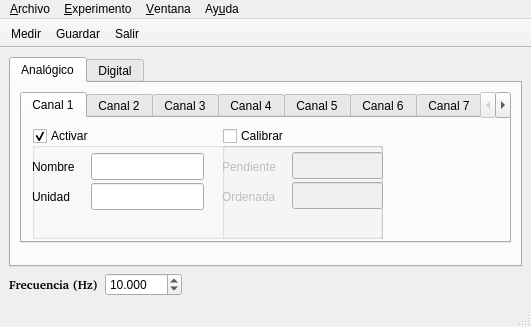
<?xml version="1.0" encoding="UTF-8"?>
<ui version="4.0">
 <class>Principal</class>
 <widget class="QMainWindow" name="Principal">
  <property name="geometry">
   <rect>
    <x>0</x>
    <y>0</y>
    <width>531</width>
    <height>327</height>
   </rect>
  </property>
  <property name="sizePolicy">
   <sizepolicy hsizetype="Preferred" vsizetype="Preferred">
    <horstretch>0</horstretch>
    <verstretch>0</verstretch>
   </sizepolicy>
  </property>
  <property name="minimumSize">
   <size>
    <width>400</width>
    <height>292</height>
   </size>
  </property>
  <property name="windowTitle">
   <string>LibreLab v0.01</string>
  </property>
  <property name="tabShape">
   <enum>QTabWidget::Rounded</enum>
  </property>
  <widget class="QWidget" name="centralwidget">
   <layout class="QVBoxLayout" name="verticalLayout">
    <item>
     <widget class="QTabWidget" name="tabWidget_2">
      <property name="currentIndex">
       <number>0</number>
      </property>
      <widget class="QWidget" name="tab">
       <attribute name="title">
        <string>Analógico</string>
       </attribute>
       <widget class="QWidget" name="verticalLayoutWidget">
        <property name="geometry">
         <rect>
          <x>9</x>
          <y>9</y>
          <width>491</width>
          <height>151</height>
         </rect>
        </property>
        <layout class="QVBoxLayout" name="verticalLayout_2">
         <item>
          <widget class="QTabWidget" name="tabWidget">
           <property name="currentIndex">
            <number>0</number>
           </property>
           <widget class="QWidget" name="canal1Tab">
            <attribute name="title">
             <string>Canal 1</string>
            </attribute>
            <widget class="QGroupBox" name="groupBox_1">
             <property name="geometry">
              <rect>
               <x>10</x>
               <y>10</y>
               <width>351</width>
               <height>111</height>
              </rect>
             </property>
             <property name="title">
              <string>Activar</string>
             </property>
             <property name="checkable">
              <bool>true</bool>
             </property>
             <widget class="QLabel" name="unidadLbl_1">
              <property name="geometry">
               <rect>
                <x>0</x>
                <y>60</y>
                <width>56</width>
                <height>17</height>
               </rect>
              </property>
              <property name="text">
               <string>Unidad</string>
              </property>
             </widget>
             <widget class="QLineEdit" name="unidad_1">
              <property name="geometry">
               <rect>
                <x>59</x>
                <y>55</y>
                <width>113</width>
                <height>27</height>
               </rect>
              </property>
             </widget>
             <widget class="QLabel" name="nombreLbl_1">
              <property name="geometry">
               <rect>
                <x>0</x>
                <y>30</y>
                <width>56</width>
                <height>17</height>
               </rect>
              </property>
              <property name="text">
               <string>Nombre</string>
              </property>
             </widget>
             <widget class="QLineEdit" name="nombre_1">
              <property name="geometry">
               <rect>
                <x>59</x>
                <y>25</y>
                <width>113</width>
                <height>27</height>
               </rect>
              </property>
             </widget>
             <widget class="QGroupBox" name="calibrarBox_1">
              <property name="enabled">
               <bool>true</bool>
              </property>
              <property name="geometry">
               <rect>
                <x>190</x>
                <y>0</y>
                <width>161</width>
                <height>131</height>
               </rect>
              </property>
              <property name="title">
               <string>Calibrar</string>
              </property>
              <property name="checkable">
               <bool>true</bool>
              </property>
              <property name="checked">
               <bool>false</bool>
              </property>
              <widget class="QLabel" name="pendienteLbl_1">
               <property name="geometry">
                <rect>
                 <x>0</x>
                 <y>30</y>
                 <width>61</width>
                 <height>17</height>
                </rect>
               </property>
               <property name="text">
                <string>Pendiente</string>
               </property>
              </widget>
              <widget class="QLineEdit" name="pendiente_1">
               <property name="geometry">
                <rect>
                 <x>70</x>
                 <y>24</y>
                 <width>91</width>
                 <height>27</height>
                </rect>
               </property>
              </widget>
              <widget class="QLabel" name="ordenadaLbl_1">
               <property name="geometry">
                <rect>
                 <x>0</x>
                 <y>60</y>
                 <width>71</width>
                 <height>17</height>
                </rect>
               </property>
               <property name="text">
                <string>Ordenada</string>
               </property>
              </widget>
              <widget class="QLineEdit" name="ordenada_1">
               <property name="geometry">
                <rect>
                 <x>70</x>
                 <y>54</y>
                 <width>91</width>
                 <height>27</height>
                </rect>
               </property>
              </widget>
             </widget>
            </widget>
           </widget>
           <widget class="QWidget" name="canal2Tab">
            <attribute name="title">
             <string>Canal 2</string>
            </attribute>
            <widget class="QGroupBox" name="groupBox_2">
             <property name="enabled">
              <bool>true</bool>
             </property>
             <property name="geometry">
              <rect>
               <x>10</x>
               <y>10</y>
               <width>351</width>
               <height>111</height>
              </rect>
             </property>
             <property name="title">
              <string>Activar</string>
             </property>
             <property name="checkable">
              <bool>true</bool>
             </property>
             <property name="checked">
              <bool>false</bool>
             </property>
             <widget class="QLabel" name="unidadLbl_2">
              <property name="geometry">
               <rect>
                <x>0</x>
                <y>60</y>
                <width>56</width>
                <height>17</height>
               </rect>
              </property>
              <property name="text">
               <string>Unidad</string>
              </property>
             </widget>
             <widget class="QLineEdit" name="unidad_2">
              <property name="geometry">
               <rect>
                <x>59</x>
                <y>55</y>
                <width>113</width>
                <height>27</height>
               </rect>
              </property>
             </widget>
             <widget class="QLabel" name="nombreLbl_2">
              <property name="geometry">
               <rect>
                <x>0</x>
                <y>30</y>
                <width>56</width>
                <height>17</height>
               </rect>
              </property>
              <property name="text">
               <string>Nombre</string>
              </property>
             </widget>
             <widget class="QLineEdit" name="nombre_2">
              <property name="geometry">
               <rect>
                <x>59</x>
                <y>25</y>
                <width>113</width>
                <height>27</height>
               </rect>
              </property>
             </widget>
             <widget class="QGroupBox" name="calibrarBox_2">
              <property name="geometry">
               <rect>
                <x>190</x>
                <y>0</y>
                <width>161</width>
                <height>131</height>
               </rect>
              </property>
              <property name="title">
               <string>Calibrar</string>
              </property>
              <property name="checkable">
               <bool>true</bool>
              </property>
              <property name="checked">
               <bool>false</bool>
              </property>
              <widget class="QLabel" name="pendienteLbl_2">
               <property name="geometry">
                <rect>
                 <x>0</x>
                 <y>30</y>
                 <width>61</width>
                 <height>17</height>
                </rect>
               </property>
               <property name="text">
                <string>Pendiente</string>
               </property>
              </widget>
              <widget class="QLineEdit" name="pendiente_2">
               <property name="geometry">
                <rect>
                 <x>70</x>
                 <y>24</y>
                 <width>91</width>
                 <height>27</height>
                </rect>
               </property>
              </widget>
              <widget class="QLabel" name="ordenadaLbl_2">
               <property name="geometry">
                <rect>
                 <x>0</x>
                 <y>60</y>
                 <width>61</width>
                 <height>17</height>
                </rect>
               </property>
               <property name="text">
                <string>Ordenada</string>
               </property>
              </widget>
              <widget class="QLineEdit" name="ordenada_2">
               <property name="geometry">
                <rect>
                 <x>70</x>
                 <y>54</y>
                 <width>91</width>
                 <height>27</height>
                </rect>
               </property>
              </widget>
             </widget>
            </widget>
           </widget>
           <widget class="QWidget" name="canal3Tab">
            <attribute name="title">
             <string>Canal 3</string>
            </attribute>
            <widget class="QGroupBox" name="groupBox_3">
             <property name="geometry">
              <rect>
               <x>10</x>
               <y>10</y>
               <width>351</width>
               <height>111</height>
              </rect>
             </property>
             <property name="title">
              <string>Activar</string>
             </property>
             <property name="checkable">
              <bool>true</bool>
             </property>
             <property name="checked">
              <bool>false</bool>
             </property>
             <widget class="QLabel" name="unidadLbl_3">
              <property name="geometry">
               <rect>
                <x>0</x>
                <y>60</y>
                <width>56</width>
                <height>17</height>
               </rect>
              </property>
              <property name="text">
               <string>Unidad</string>
              </property>
             </widget>
             <widget class="QLineEdit" name="unidad_3">
              <property name="geometry">
               <rect>
                <x>59</x>
                <y>55</y>
                <width>113</width>
                <height>27</height>
               </rect>
              </property>
             </widget>
             <widget class="QLabel" name="nombreLbl_3">
              <property name="geometry">
               <rect>
                <x>0</x>
                <y>30</y>
                <width>56</width>
                <height>17</height>
               </rect>
              </property>
              <property name="text">
               <string>Nombre</string>
              </property>
             </widget>
             <widget class="QLineEdit" name="nombre_3">
              <property name="geometry">
               <rect>
                <x>59</x>
                <y>25</y>
                <width>113</width>
                <height>27</height>
               </rect>
              </property>
             </widget>
             <widget class="QGroupBox" name="calibrarBox_3">
              <property name="geometry">
               <rect>
                <x>190</x>
                <y>0</y>
                <width>161</width>
                <height>131</height>
               </rect>
              </property>
              <property name="title">
               <string>Calibrar</string>
              </property>
              <property name="checkable">
               <bool>true</bool>
              </property>
              <property name="checked">
               <bool>false</bool>
              </property>
              <widget class="QLabel" name="pendienteLbl_3">
               <property name="geometry">
                <rect>
                 <x>0</x>
                 <y>30</y>
                 <width>61</width>
                 <height>17</height>
                </rect>
               </property>
               <property name="text">
                <string>Pendiente</string>
               </property>
              </widget>
              <widget class="QLineEdit" name="pendiente_3">
               <property name="geometry">
                <rect>
                 <x>70</x>
                 <y>24</y>
                 <width>91</width>
                 <height>27</height>
                </rect>
               </property>
              </widget>
              <widget class="QLabel" name="ordenadaLbl_3">
               <property name="geometry">
                <rect>
                 <x>0</x>
                 <y>60</y>
                 <width>61</width>
                 <height>17</height>
                </rect>
               </property>
               <property name="text">
                <string>Ordenada</string>
               </property>
              </widget>
              <widget class="QLineEdit" name="ordenada_3">
               <property name="geometry">
                <rect>
                 <x>70</x>
                 <y>54</y>
                 <width>91</width>
                 <height>27</height>
                </rect>
               </property>
              </widget>
             </widget>
            </widget>
           </widget>
           <widget class="QWidget" name="canal4Tab">
            <attribute name="title">
             <string>Canal 4</string>
            </attribute>
            <widget class="QGroupBox" name="groupBox_4">
             <property name="geometry">
              <rect>
               <x>10</x>
               <y>10</y>
               <width>351</width>
               <height>111</height>
              </rect>
             </property>
             <property name="title">
              <string>Activar</string>
             </property>
             <property name="checkable">
              <bool>true</bool>
             </property>
             <property name="checked">
              <bool>false</bool>
             </property>
             <widget class="QLabel" name="unidadLbl_4">
              <property name="geometry">
               <rect>
                <x>0</x>
                <y>60</y>
                <width>56</width>
                <height>17</height>
               </rect>
              </property>
              <property name="text">
               <string>Unidad</string>
              </property>
             </widget>
             <widget class="QLineEdit" name="unidad_4">
              <property name="geometry">
               <rect>
                <x>59</x>
                <y>55</y>
                <width>113</width>
                <height>27</height>
               </rect>
              </property>
             </widget>
             <widget class="QLabel" name="nombreLbl_4">
              <property name="geometry">
               <rect>
                <x>0</x>
                <y>30</y>
                <width>56</width>
                <height>17</height>
               </rect>
              </property>
              <property name="text">
               <string>Nombre</string>
              </property>
             </widget>
             <widget class="QLineEdit" name="nombre_4">
              <property name="geometry">
               <rect>
                <x>59</x>
                <y>25</y>
                <width>113</width>
                <height>27</height>
               </rect>
              </property>
             </widget>
             <widget class="QGroupBox" name="calibrarBox_4">
              <property name="geometry">
               <rect>
                <x>190</x>
                <y>0</y>
                <width>161</width>
                <height>131</height>
               </rect>
              </property>
              <property name="title">
               <string>Calibrar</string>
              </property>
              <property name="checkable">
               <bool>true</bool>
              </property>
              <property name="checked">
               <bool>false</bool>
              </property>
              <widget class="QLabel" name="pendienteLbl_4">
               <property name="geometry">
                <rect>
                 <x>0</x>
                 <y>30</y>
                 <width>61</width>
                 <height>17</height>
                </rect>
               </property>
               <property name="text">
                <string>Pendiente</string>
               </property>
              </widget>
              <widget class="QLineEdit" name="pendiente_4">
               <property name="geometry">
                <rect>
                 <x>70</x>
                 <y>24</y>
                 <width>91</width>
                 <height>27</height>
                </rect>
               </property>
              </widget>
              <widget class="QLabel" name="ordenadaLbl_4">
               <property name="geometry">
                <rect>
                 <x>0</x>
                 <y>60</y>
                 <width>61</width>
                 <height>17</height>
                </rect>
               </property>
               <property name="text">
                <string>Ordenada</string>
               </property>
              </widget>
              <widget class="QLineEdit" name="ordenada_4">
               <property name="geometry">
                <rect>
                 <x>70</x>
                 <y>54</y>
                 <width>91</width>
                 <height>27</height>
                </rect>
               </property>
              </widget>
             </widget>
            </widget>
           </widget>
           <widget class="QWidget" name="canal5Tab">
            <attribute name="title">
             <string>Canal 5</string>
            </attribute>
            <widget class="QGroupBox" name="groupBox_5">
             <property name="geometry">
              <rect>
               <x>10</x>
               <y>10</y>
               <width>351</width>
               <height>111</height>
              </rect>
             </property>
             <property name="title">
              <string>Activar</string>
             </property>
             <property name="checkable">
              <bool>true</bool>
             </property>
             <property name="checked">
              <bool>false</bool>
             </property>
             <widget class="QLabel" name="unidadLbl_5">
              <property name="geometry">
               <rect>
                <x>0</x>
                <y>60</y>
                <width>56</width>
                <height>17</height>
               </rect>
              </property>
              <property name="text">
               <string>Unidad</string>
              </property>
             </widget>
             <widget class="QLineEdit" name="unidad_5">
              <property name="geometry">
               <rect>
                <x>59</x>
                <y>55</y>
                <width>113</width>
                <height>27</height>
               </rect>
              </property>
             </widget>
             <widget class="QLabel" name="nombreLbl_5">
              <property name="geometry">
               <rect>
                <x>0</x>
                <y>30</y>
                <width>56</width>
                <height>17</height>
               </rect>
              </property>
              <property name="text">
               <string>Nombre</string>
              </property>
             </widget>
             <widget class="QLineEdit" name="nombre_5">
              <property name="geometry">
               <rect>
                <x>59</x>
                <y>25</y>
                <width>113</width>
                <height>27</height>
               </rect>
              </property>
             </widget>
             <widget class="QGroupBox" name="calibrarBox_5">
              <property name="geometry">
               <rect>
                <x>190</x>
                <y>0</y>
                <width>161</width>
                <height>131</height>
               </rect>
              </property>
              <property name="title">
               <string>Calibrar</string>
              </property>
              <property name="checkable">
               <bool>true</bool>
              </property>
              <property name="checked">
               <bool>false</bool>
              </property>
              <widget class="QLabel" name="pendienteLbl_5">
               <property name="geometry">
                <rect>
                 <x>0</x>
                 <y>30</y>
                 <width>61</width>
                 <height>17</height>
                </rect>
               </property>
               <property name="text">
                <string>Pendiente</string>
               </property>
              </widget>
              <widget class="QLineEdit" name="pendiente_5">
               <property name="geometry">
                <rect>
                 <x>70</x>
                 <y>24</y>
                 <width>91</width>
                 <height>27</height>
                </rect>
               </property>
              </widget>
              <widget class="QLabel" name="ordenadaLbl_5">
               <property name="geometry">
                <rect>
                 <x>0</x>
                 <y>60</y>
                 <width>61</width>
                 <height>17</height>
                </rect>
               </property>
               <property name="text">
                <string>Ordenada</string>
               </property>
              </widget>
              <widget class="QLineEdit" name="ordenada_5">
               <property name="geometry">
                <rect>
                 <x>70</x>
                 <y>54</y>
                 <width>91</width>
                 <height>27</height>
                </rect>
               </property>
              </widget>
             </widget>
            </widget>
           </widget>
           <widget class="QWidget" name="canal6Tab">
            <attribute name="title">
             <string>Canal 6</string>
            </attribute>
            <widget class="QGroupBox" name="groupBox_6">
             <property name="geometry">
              <rect>
               <x>10</x>
               <y>10</y>
               <width>351</width>
               <height>111</height>
              </rect>
             </property>
             <property name="title">
              <string>Activar</string>
             </property>
             <property name="checkable">
              <bool>true</bool>
             </property>
             <property name="checked">
              <bool>false</bool>
             </property>
             <widget class="QLabel" name="unidadLbl_6">
              <property name="geometry">
               <rect>
                <x>0</x>
                <y>60</y>
                <width>56</width>
                <height>17</height>
               </rect>
              </property>
              <property name="text">
               <string>Unidad</string>
              </property>
             </widget>
             <widget class="QLineEdit" name="unidad_6">
              <property name="geometry">
               <rect>
                <x>59</x>
                <y>55</y>
                <width>113</width>
                <height>27</height>
               </rect>
              </property>
             </widget>
             <widget class="QLabel" name="nombreLbl_6">
              <property name="geometry">
               <rect>
                <x>0</x>
                <y>30</y>
                <width>56</width>
                <height>17</height>
               </rect>
              </property>
              <property name="text">
               <string>Nombre</string>
              </property>
             </widget>
             <widget class="QLineEdit" name="nombre_6">
              <property name="geometry">
               <rect>
                <x>59</x>
                <y>25</y>
                <width>113</width>
                <height>27</height>
               </rect>
              </property>
             </widget>
             <widget class="QGroupBox" name="calibrarBox_6">
              <property name="geometry">
               <rect>
                <x>190</x>
                <y>0</y>
                <width>161</width>
                <height>131</height>
               </rect>
              </property>
              <property name="title">
               <string>Calibrar</string>
              </property>
              <property name="checkable">
               <bool>true</bool>
              </property>
              <property name="checked">
               <bool>false</bool>
              </property>
              <widget class="QLabel" name="pendienteLbl_6">
               <property name="geometry">
                <rect>
                 <x>0</x>
                 <y>30</y>
                 <width>61</width>
                 <height>17</height>
                </rect>
               </property>
               <property name="text">
                <string>Pendiente</string>
               </property>
              </widget>
              <widget class="QLineEdit" name="pendiente_6">
               <property name="geometry">
                <rect>
                 <x>70</x>
                 <y>24</y>
                 <width>91</width>
                 <height>27</height>
                </rect>
               </property>
              </widget>
              <widget class="QLabel" name="ordenadaLbl_6">
               <property name="geometry">
                <rect>
                 <x>0</x>
                 <y>60</y>
                 <width>61</width>
                 <height>17</height>
                </rect>
               </property>
               <property name="text">
                <string>Ordenada</string>
               </property>
              </widget>
              <widget class="QLineEdit" name="ordenada_6">
               <property name="geometry">
                <rect>
                 <x>70</x>
                 <y>54</y>
                 <width>91</width>
                 <height>27</height>
                </rect>
               </property>
              </widget>
             </widget>
            </widget>
           </widget>
           <widget class="QWidget" name="canal7Tab">
            <attribute name="title">
             <string>Canal 7</string>
            </attribute>
            <widget class="QGroupBox" name="groupBox_7">
             <property name="geometry">
              <rect>
               <x>10</x>
               <y>10</y>
               <width>351</width>
               <height>111</height>
              </rect>
             </property>
             <property name="title">
              <string>Activar</string>
             </property>
             <property name="checkable">
              <bool>true</bool>
             </property>
             <property name="checked">
              <bool>false</bool>
             </property>
             <widget class="QLabel" name="unidadLbl_7">
              <property name="geometry">
               <rect>
                <x>0</x>
                <y>60</y>
                <width>56</width>
                <height>17</height>
               </rect>
              </property>
              <property name="text">
               <string>Unidad</string>
              </property>
             </widget>
             <widget class="QLineEdit" name="unidad_7">
              <property name="geometry">
               <rect>
                <x>59</x>
                <y>55</y>
                <width>113</width>
                <height>27</height>
               </rect>
              </property>
             </widget>
             <widget class="QLabel" name="nombreLbl_7">
              <property name="geometry">
               <rect>
                <x>0</x>
                <y>30</y>
                <width>56</width>
                <height>17</height>
               </rect>
              </property>
              <property name="text">
               <string>Nombre</string>
              </property>
             </widget>
             <widget class="QLineEdit" name="nombre_7">
              <property name="geometry">
               <rect>
                <x>59</x>
                <y>25</y>
                <width>113</width>
                <height>27</height>
               </rect>
              </property>
             </widget>
             <widget class="QGroupBox" name="calibrarBox_7">
              <property name="geometry">
               <rect>
                <x>190</x>
                <y>0</y>
                <width>161</width>
                <height>131</height>
               </rect>
              </property>
              <property name="title">
               <string>Calibrar</string>
              </property>
              <property name="checkable">
               <bool>true</bool>
              </property>
              <property name="checked">
               <bool>false</bool>
              </property>
              <widget class="QLabel" name="pendienteLbl_7">
               <property name="geometry">
                <rect>
                 <x>0</x>
                 <y>30</y>
                 <width>61</width>
                 <height>17</height>
                </rect>
               </property>
               <property name="text">
                <string>Pendiente</string>
               </property>
              </widget>
              <widget class="QLineEdit" name="pendiente_7">
               <property name="geometry">
                <rect>
                 <x>70</x>
                 <y>24</y>
                 <width>91</width>
                 <height>27</height>
                </rect>
               </property>
              </widget>
              <widget class="QLabel" name="ordenadaLbl_7">
               <property name="geometry">
                <rect>
                 <x>0</x>
                 <y>60</y>
                 <width>61</width>
                 <height>17</height>
                </rect>
               </property>
               <property name="text">
                <string>Ordenada</string>
               </property>
              </widget>
              <widget class="QLineEdit" name="ordenada_7">
               <property name="geometry">
                <rect>
                 <x>70</x>
                 <y>54</y>
                 <width>91</width>
                 <height>27</height>
                </rect>
               </property>
              </widget>
             </widget>
            </widget>
           </widget>
           <widget class="QWidget" name="canal8Tab">
            <attribute name="title">
             <string>Canal 8</string>
            </attribute>
            <widget class="QGroupBox" name="groupBox_8">
             <property name="geometry">
              <rect>
               <x>10</x>
               <y>10</y>
               <width>351</width>
               <height>111</height>
              </rect>
             </property>
             <property name="title">
              <string>Activar</string>
             </property>
             <property name="checkable">
              <bool>true</bool>
             </property>
             <property name="checked">
              <bool>false</bool>
             </property>
             <widget class="QLabel" name="unidadLbl_8">
              <property name="geometry">
               <rect>
                <x>0</x>
                <y>60</y>
                <width>56</width>
                <height>17</height>
               </rect>
              </property>
              <property name="text">
               <string>Unidad</string>
              </property>
             </widget>
             <widget class="QLineEdit" name="unidad_8">
              <property name="geometry">
               <rect>
                <x>59</x>
                <y>55</y>
                <width>113</width>
                <height>27</height>
               </rect>
              </property>
             </widget>
             <widget class="QLabel" name="nombreLbl_8">
              <property name="geometry">
               <rect>
                <x>0</x>
                <y>30</y>
                <width>56</width>
                <height>17</height>
               </rect>
              </property>
              <property name="text">
               <string>Nombre</string>
              </property>
             </widget>
             <widget class="QLineEdit" name="nombre_8">
              <property name="geometry">
               <rect>
                <x>59</x>
                <y>25</y>
                <width>113</width>
                <height>27</height>
               </rect>
              </property>
             </widget>
             <widget class="QGroupBox" name="calibrarBox_8">
              <property name="geometry">
               <rect>
                <x>190</x>
                <y>0</y>
                <width>161</width>
                <height>131</height>
               </rect>
              </property>
              <property name="title">
               <string>Calibrar</string>
              </property>
              <property name="checkable">
               <bool>true</bool>
              </property>
              <property name="checked">
               <bool>false</bool>
              </property>
              <widget class="QLabel" name="pendienteLbl_8">
               <property name="geometry">
                <rect>
                 <x>0</x>
                 <y>30</y>
                 <width>61</width>
                 <height>17</height>
                </rect>
               </property>
               <property name="text">
                <string>Pendiente</string>
               </property>
              </widget>
              <widget class="QLineEdit" name="pendiente_8">
               <property name="geometry">
                <rect>
                 <x>70</x>
                 <y>24</y>
                 <width>91</width>
                 <height>27</height>
                </rect>
               </property>
              </widget>
              <widget class="QLabel" name="ordenadaLbl_8">
               <property name="geometry">
                <rect>
                 <x>0</x>
                 <y>60</y>
                 <width>61</width>
                 <height>17</height>
                </rect>
               </property>
               <property name="text">
                <string>Ordenada</string>
               </property>
              </widget>
              <widget class="QLineEdit" name="ordenada_8">
               <property name="geometry">
                <rect>
                 <x>70</x>
                 <y>54</y>
                 <width>91</width>
                 <height>27</height>
                </rect>
               </property>
              </widget>
             </widget>
            </widget>
           </widget>
          </widget>
         </item>
        </layout>
       </widget>
       <zorder>tabWidget</zorder>
       <zorder>verticalLayoutWidget</zorder>
      </widget>
      <widget class="QWidget" name="tab_2">
       <attribute name="title">
        <string>Digital</string>
       </attribute>
      </widget>
     </widget>
    </item>
    <item>
     <layout class="QHBoxLayout" name="horizontalLayout">
      <item>
       <widget class="QLabel" name="frecuenciaLbl">
        <property name="font">
         <font>
          <family>Noto Sans [unknown]</family>
          <weight>75</weight>
          <bold>true</bold>
         </font>
        </property>
        <property name="text">
         <string>Frecuencia (Hz)</string>
        </property>
       </widget>
      </item>
      <item>
       <widget class="QDoubleSpinBox" name="frecuenciaSpinBox">
        <property name="decimals">
         <number>3</number>
        </property>
        <property name="minimum">
         <double>0.153000000000000</double>
        </property>
        <property name="maximum">
         <double>1000.000000000000000</double>
        </property>
        <property name="value">
         <double>10.000000000000000</double>
        </property>
       </widget>
      </item>
      <item>
       <spacer name="horizontalSpacer">
        <property name="orientation">
         <enum>Qt::Horizontal</enum>
        </property>
        <property name="sizeHint" stdset="0">
         <size>
          <width>40</width>
          <height>20</height>
         </size>
        </property>
       </spacer>
      </item>
     </layout>
    </item>
   </layout>
  </widget>
  <widget class="QMenuBar" name="menubar">
   <property name="geometry">
    <rect>
     <x>0</x>
     <y>0</y>
     <width>531</width>
     <height>25</height>
    </rect>
   </property>
   <widget class="QMenu" name="menu_Archivo">
    <property name="title">
     <string>&amp;Archivo</string>
    </property>
    <addaction name="actionGuardar"/>
    <addaction name="actionSalir"/>
   </widget>
   <widget class="QMenu" name="menu_Experimento">
    <property name="title">
     <string>&amp;Experimento</string>
    </property>
    <addaction name="actionMedir"/>
   </widget>
   <widget class="QMenu" name="menuA_yuda">
    <property name="title">
     <string>Ay&amp;uda</string>
    </property>
    <addaction name="actionAyuda"/>
    <addaction name="actionAcercaDe"/>
   </widget>
   <widget class="QMenu" name="menu_Ventana">
    <property name="title">
     <string>&amp;Ventana</string>
    </property>
   </widget>
   <addaction name="menu_Archivo"/>
   <addaction name="menu_Experimento"/>
   <addaction name="menu_Ventana"/>
   <addaction name="menuA_yuda"/>
  </widget>
  <widget class="QStatusBar" name="statusbar"/>
  <widget class="QToolBar" name="toolBar">
   <property name="windowTitle">
    <string>toolBar</string>
   </property>
   <property name="movable">
    <bool>false</bool>
   </property>
   <property name="allowedAreas">
    <set>Qt::TopToolBarArea</set>
   </property>
   <attribute name="toolBarArea">
    <enum>TopToolBarArea</enum>
   </attribute>
   <attribute name="toolBarBreak">
    <bool>false</bool>
   </attribute>
   <addaction name="actionMedir"/>
   <addaction name="actionGuardar"/>
   <addaction name="actionSalir"/>
  </widget>
  <action name="actionMedir">
   <property name="text">
    <string>&amp;Medir</string>
   </property>
   <property name="toolTip">
    <string>Iniciar una medición</string>
   </property>
  </action>
  <action name="actionSalir">
   <property name="text">
    <string>&amp;Salir</string>
   </property>
   <property name="toolTip">
    <string>Abandona el programa</string>
   </property>
  </action>
  <action name="actionGuardar">
   <property name="text">
    <string>&amp;Guardar</string>
   </property>
   <property name="toolTip">
    <string>Guardar los datos de la última medición</string>
   </property>
  </action>
  <action name="actionAyuda">
   <property name="text">
    <string>&amp;Ayuda</string>
   </property>
   <property name="toolTip">
    <string>Ayuda sobre el uso del programa</string>
   </property>
  </action>
  <action name="actionAcercaDe">
   <property name="text">
    <string>A&amp;cerca de...</string>
   </property>
   <property name="toolTip">
    <string>Información sobre el programa</string>
   </property>
  </action>
 </widget>
 <resources/>
 <connections/>
</ui>
